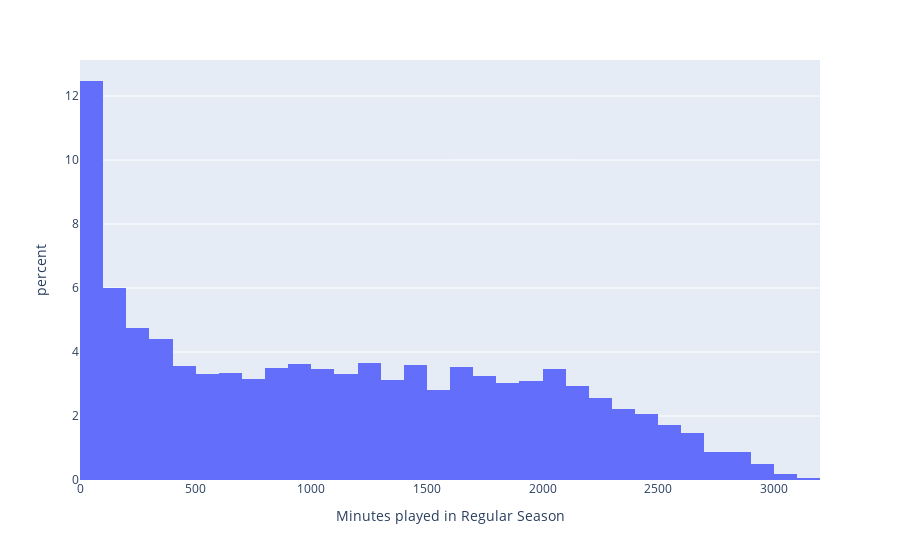

This figure's notebook cell:
### Markdown cell above
<h1>How are minutes played distributed?

### Code cell
fig = px.histogram(x=rs_df['MIN'], histnorm='percent', labels={"x": "Minutes played in Regular Season"})
fig.show()
#Shows that many players dont play a lot. 12.47% of players wont play more than 100 minutes in rs.

### Figure 1 — Plotly figure (JSON) as saved in the notebook; plotly's stock layout.template omitted (floating-point values rounded to 4 significant figures; data arrays with more than 128 entries replaced by an {"elided": "..."} marker saying what was removed)
{"data": [{"alignmentgroup": "True", "bingroup": "x", "histnorm": "percent", "hovertemplate": "Minutes played in Regular Season=%{x}<br>percent=%{y}<extra></extra>", "legendgroup": "", "marker": {"color": "#636efa", "pattern": {"shape": ""}}, "name": "", "offsetgroup": "", "orientation": "v", "showlegend": false, "type": "histogram", "x": {"elided": "5148 int values"}, "xaxis": "x", "yaxis": "y"}], "layout": {"barmode": "relative", "legend": {"tracegroupgap": 0}, "margin": {"t": 60}, "xaxis": {"anchor": "y", "domain": [0, 1], "title": {"text": "Minutes played in Regular Season"}}, "yaxis": {"anchor": "x", "domain": [0, 1], "title": {"text": "percent"}}}}
